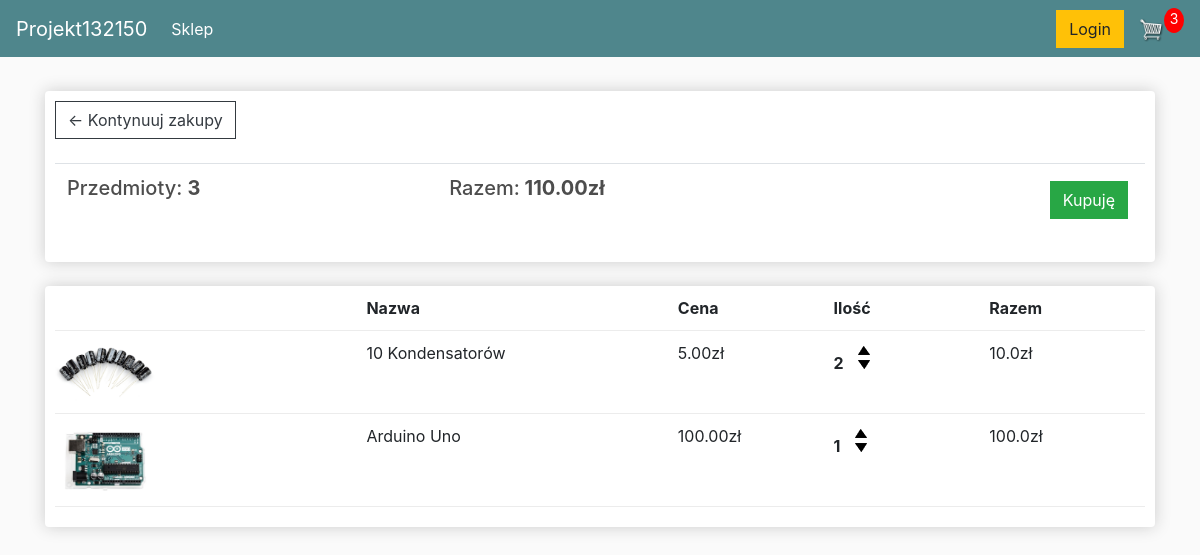
The page /cart/ (signed in) on the database as committed earlier.
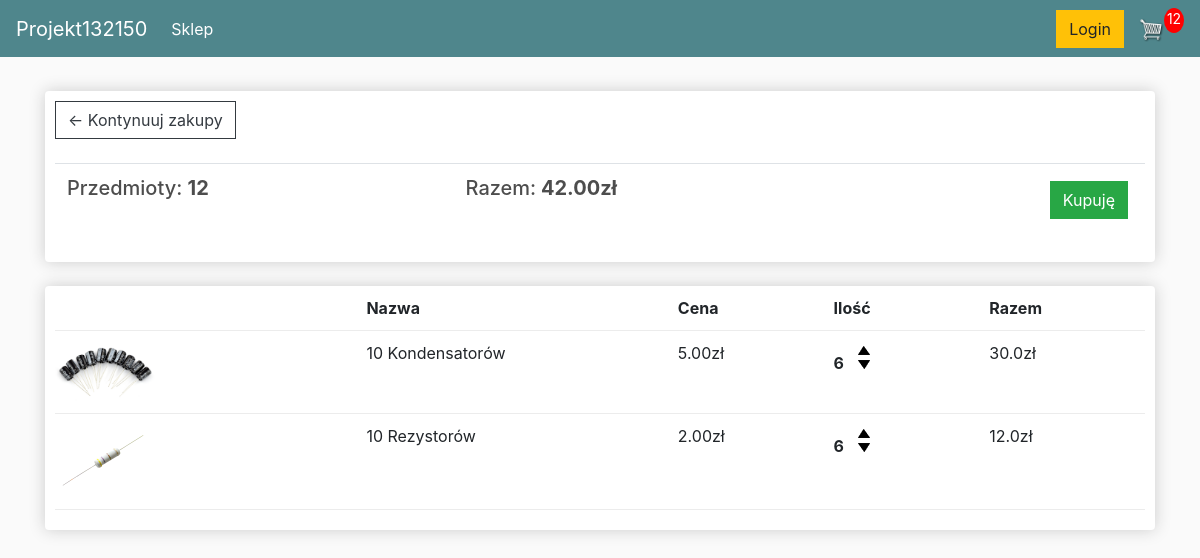
The same page on the database as committed later.
### store/models.py (models this page shows, shortened)
class Order(models.Model):
    customer = models.ForeignKey(Customer, on_delete=models.SET_NULL, blank = True, null=True)
    date_ordered = models.DateTimeField(auto_now_add=True)
    complete = models.BooleanField(default=False, null = True, blank=False)
    transaction_id = models.CharField(max_length=100, null=True)
    '''
    @property
    def shipping(self):
        shipping = False
        orderitems = self.orderitem_set.all()
        for i in orderitems:
            if i.product.digital == False
            shipping = True
        return shipping
    '''
    @property
    def get_cart_total(self):
        orderitems = self.orderitem_set.all()
        total = sum([item.get_total for item in orderitems])
        return total
    @property
    def get_cart_items(self):
        orderitems = self.orderitem_set.all()
        total = sum([item.quantity for item in orderitems])
        return total

class OrderItem(models.Model):
    product = models.ForeignKey(Product, on_delete=models.SET_NULL, blank = True, null=True)
    order = models.ForeignKey(Order, on_delete=models.SET_NULL, blank = True, null=True)
    quantity = models.IntegerField(default=0, null = True, blank = True)
    date_added = models.DateTimeField(auto_now_add=True)
    @property
    def get_total(self):
        total = self.product.price * self.quantity
        return total

class Product(models.Model):
     name = models.CharField(max_length=200, null=True)
     price = models.FloatField()
     digital = models.BooleanField(default = False, null=True, blank=False)
     image = models.ImageField(null=True, blank = True)

### store/views.py (the view)
# urls.py: path('cart/', views.cart, name="cart"),
def cart(request):
     if request.user.is_authenticated:
          customer = request.user.customer
          order, created = Order.objects.get_or_create(customer=customer, complete=False)
          items = order.orderitem_set.all()
          cartItems = order.get_cart_items
     else:
          items = []
          order = {'get_cart_total': 0, 'get_cart_items':0}
          cartItems = order['get_cart_items']
     context = {'items':items, 'order':order, 'cartItems': cartItems}
     return render(request, 'store/cart.html', context)

### store/templates/store/cart.html
{% extends 'store/main.html' %}
{% load static %}
{% block content %}
     <div class="row">
	<div class="col-lg-12">
		<div class="box-element">
            <a  class="btn btn-outline-dark" href="{% url 'store' %}">&#x2190; Kontynuuj zakupy</a>
            <br>
            <br>
            <table class="table">
                <tr>
                    <th><h5>Przedmioty: <strong>{{order.get_cart_items}}</strong></h5></th>
                    <th><h5>Razem:<strong> {{order.get_cart_total|floatformat:2}}zł</strong></h5></th>
                    <th>
                        <a  style="float:right; margin:5px;" class="btn btn-success" href="{% url 'checkout' %}">Kupuję</a>
                    </th>
                </tr>
            </table>
		</div>
		<br>
		<div class="box-element">
            <div class="cart-row">
		<div style="flex:2"></div>
		<div style="flex:2"><strong>Nazwa</strong></div>
		<div style="flex:1"><strong>Cena</strong></div>
		<div style="flex:1"><strong>Ilość</strong></div>
		<div style="flex:1"><strong>Razem</strong></div>
	</div>
    {% for item in items %}
	<div class="cart-row">
		<div style="flex:2"><img class="row-image" src="{{item.product.image.url}}"></div>
            <div style="flex:2">{{item.product.name}}</p></div>
            <div style="flex:1"><p>{{item.product.price|floatformat:2}}zł</p></div>
            <div style="flex:1">
                <p class="quantity">{{item.quantity}}</p>
                <div class="quantity">
                    <img data-product={{item.product.id}} data-action='add' class="chg-quantity update-cart" src="{% static  'images/arrow-up.png' %}">
                    <img data-product={{item.product.id}} data-action='remove' class="chg-quantity update-cart" src="{% static  'images/arrow-down.png' %}">
                </div>
            </div>
            <div style="flex:1"><p>{{item.get_total}}zł</p></div>
		</div>
    {% endfor %}
	</div>
</div>
{% endblock content %}

### store/templates/store/main.html (shortened to what this page needs)
<!DOCTYPE html>
{% load static %}
<html>
    <head>
            <link rel="stylesheet" href="https://stackpath.bootstrapcdn.com/bootstrap/4.4.1/css/bootstrap.min.css">
            <link rel="stylesheet" type="text/css" href="{% static 'css/main.css' %}">
     </head>
     <body>
     <nav class="navbar navbar-expand-lg navbar-dark bg-dark">
	  <a class="navbar-brand" href="{% url 'store' %}">Projekt132150</a>
	  <div class="collapse navbar-collapse" id="navbarSupportedContent">
	    <ul class="navbar-nav mr-auto">
	      <li class="nav-item active">
	        <a class="nav-link" href="{% url 'store' %}">Sklep <span class="sr-only">(current)</span></a>
	      </li>
	    </ul>
        <div class="form-inline my-2 my-lg-0">
        <a href="#"class="btn btn-warning">Login</a>
        <a href="{% url 'cart' %}">
        <img  id="cart-icon" src="{% static 'images/cart.png' %}">
        </a>
        <p id="cart-total">{{cartItems}}</p>
        </div>
	  </div>
	</nav>
         <div class="container">
                <br>
                {% block content %}
                 {% endblock content %}
         </div>
     </body>
</html>

### static/css/main.css (style rules this page uses)
body { background-color: hsl(0, 0%, 98%); }
h1,h2,h3,h4,h5,h6 { color:hsl(0, 0%, 30%); }
.box-element { box-shadow:hsl(0, 0%, 80%) 0 0 16px; background-color: #fff; border-radius: 4px; padding: 10px; }
.bg-dark { background-color: #4f868c!important; }
#cart-icon { width:25px; display: inline-block; margin-left: 15px; }
#cart-total { display: block; text-align: center; color:#fff; background-color: red; width: 20px; height: 25px; border-radius: 50%; font-size: 14px; }
.col-lg-4, .col-lg-6, .col-lg-8, .col-lg-12 { margin-top: 10px; }
.btn { border-radius: 0; }
.row-image { width: 100px; }
.cart-row { display: flex; align-items: flex-stretch; padding-bottom: 10px; margin-bottom: 10px; border-bottom: 1px solid #ececec; }
.quantity { display: inline-block; font-weight: 700; padding-right:10px; }
.chg-quantity { width: 12px; cursor: pointer; display: block; margin-top: 5px; transition:.1s; }

Rows that differ between the two databases and show on the page:
removed OrderItem: product.image (picture), product.name "Arduino Uno", product.price "100.00", quantity "1", get_total "100.0"
changed through a linked row, Order: get_cart_items "3" → "12"; get_cart_total "110.00" → "42.00"
changed OrderItem "10 Kondensatorów": quantity "2" → "6"; get_total "10.0" → "30.0"
added OrderItem: product.image (picture), product.name "10 Rezystorów", product.price "2.00", quantity "6", get_total "12.0"
Other text that changed with them:
{{ cartItems }}: "3" → "12"
